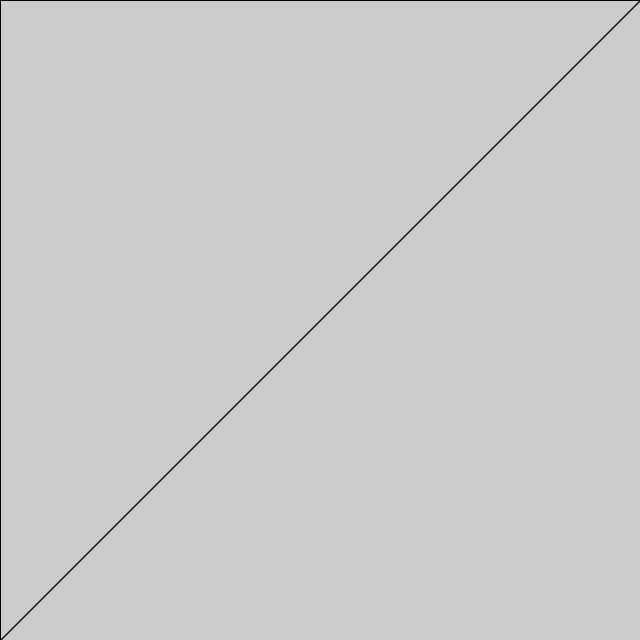
Frame 1 (no input)
Frame 2 (the mouse pressed at the canvas centre, redrawn once): identical to frame 1, image omitted

The Processing sketch that drew this single still picture (run headless with seeded random() and noise(); the mouse was pressed at the canvas centre and the sketch redrawn once):

// Processing sketch: triangleDivideAlt
// ── triangleDivideAlt.pde
int x;
int y;
float outsideRadius = 150;
float insideRadius = 100;

void setup() {
  size(640, 640);
  background(255);
  noFill();
  noLoop();
}

void draw() {
  background(204);
  PVector _a = new PVector(0, 0);
  PVector _b = new PVector(width, 0);
  PVector _c = new PVector(0, height);

  beginShape(TRIANGLE_STRIP); 
  drawTriangle(_a, _b, _c, 5);
  endShape();
}

void drawTriangle(PVector a, PVector b, PVector c, int depth) {
  vertex(a.x, a.y);
  vertex(b.x, b.y);
  vertex(c.x, c.y);

  // Get Largest segment
  float distAB = dist(a.x, a.y, b.x, b.y);
  float distBC = dist(b.x, b.y, c.x, c.y);
  float distAC = dist(a.x, a.y, c.x, c.y);
  
  PVector d;
  
  if (distAB >= distBC) {
    if (distAB >= distAC) {
      println("distAB is the largest");
      d = getD(a, b);
    } else {
      println("distAC is the largest");
      d = getD(a, c);
    }
  } else if (distBC >= distAC) {
    println("distBC is the largest");
    d = getD(b, c);
  } else {
    println("distAC is the largest");
    d = getD(a, c);
  }

  vertex(d.x, d.y);
}

PVector getD(PVector a, PVector b) {
  float distortion = 0.5;  
  PVector d = new PVector((a.x + b.x)*distortion, (a.y + b.y)*distortion);
  println(d.x, d.y);
  return d;
}
